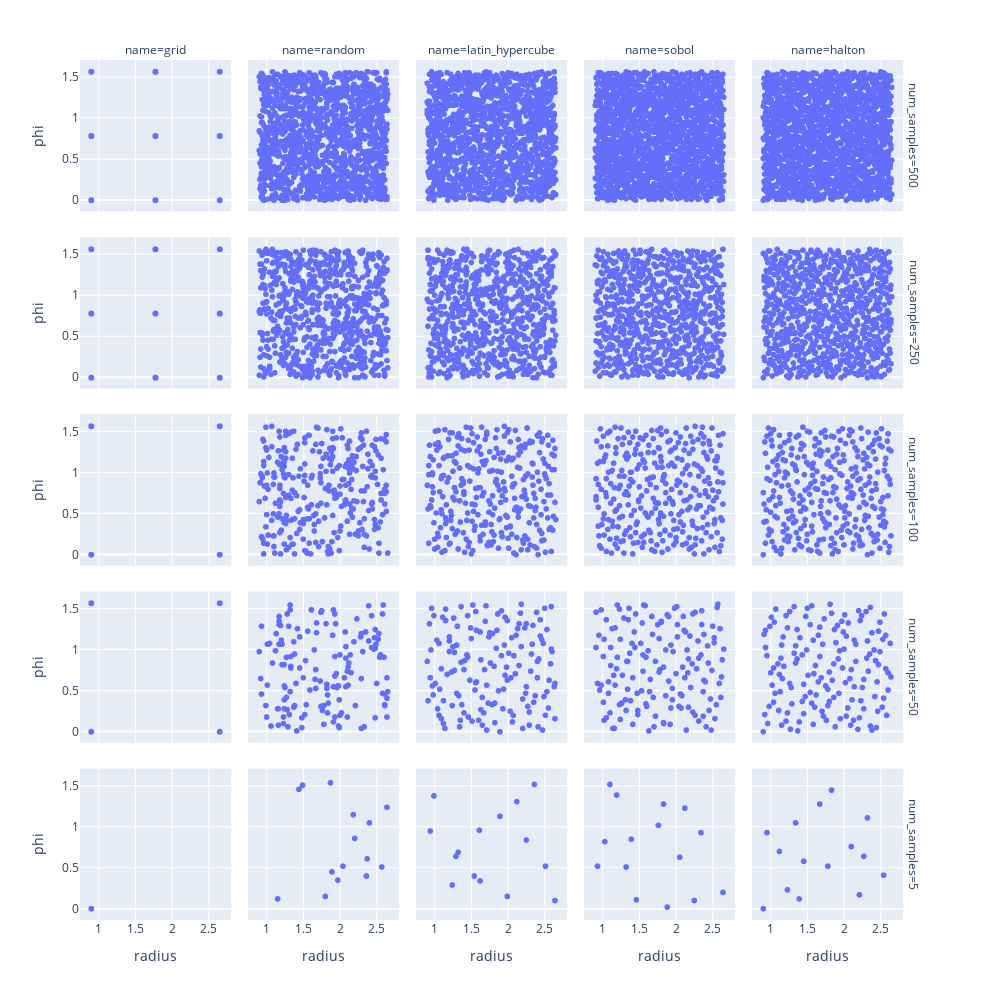

The code cell stored with this chart in its notebook:
### Code cell
fig = px.scatter(
    compare_df,
    x="radius",
    y="phi",
    facet_row="num_samples",
    facet_col="name",
    width=1000,
    height=1000,
)
fig.show()

### Figure 1 — Plotly figure (JSON) as saved in the notebook; plotly's stock layout.template omitted (floating-point values rounded to 4 significant figures; data arrays with more than 128 entries replaced by an {"elided": "..."} marker saying what was removed)
{"data": [{"hovertemplate": "num_samples=500<br>name=grid<br>radius=%{x}<br>phi=%{y}<extra></extra>", "legendgroup": "", "marker": {"color": "#636efa", "symbol": "circle"}, "mode": "markers", "name": "", "showlegend": false, "type": "scattergl", "x": {"elided": "486 float values"}, "xaxis": "x21", "y": {"elided": "486 float values"}, "yaxis": "y21"}, {"hovertemplate": "num_samples=500<br>name=random<br>radius=%{x}<br>phi=%{y}<extra></extra>", "legendgroup": "", "marker": {"color": "#636efa", "symbol": "circle"}, "mode": "markers", "name": "", "showlegend": false, "type": "scattergl", "x": {"elided": "1500 float values"}, "xaxis": "x22", "y": {"elided": "1500 float values"}, "yaxis": "y22"}, {"hovertemplate": "num_samples=500<br>name=latin_hypercube<br>radius=%{x}<br>phi=%{y}<extra></extra>", "legendgroup": "", "marker": {"color": "#636efa", "symbol": "circle"}, "mode": "markers", "name": "", "showlegend": false, "type": "scattergl", "x": {"elided": "1500 float values"}, "xaxis": "x23", "y": {"elided": "1500 float values"}, "yaxis": "y23"}, {"hovertemplate": "num_samples=500<br>name=sobol<br>radius=%{x}<br>phi=%{y}<extra></extra>", "legendgroup": "", "marker": {"color": "#636efa", "symbol": "circle"}, "mode": "markers", "name": "", "showlegend": false, "type": "scattergl", "x": {"elided": "1500 float values"}, "xaxis": "x24", "y": {"elided": "1500 float values"}, "yaxis": "y24"}, {"hovertemplate": "num_samples=500<br>name=halton<br>radius=%{x}<br>phi=%{y}<extra></extra>", "legendgroup": "", "marker": {"color": "#636efa", "symbol": "circle"}, "mode": "markers", "name": "", "showlegend": false, "type": "scattergl", "x": {"elided": "1500 float values"}, "xaxis": "x25", "y": {"elided": "1500 float values"}, "yaxis": "y25"}, {"hovertemplate": "num_samples=250<br>name=grid<br>radius=%{x}<br>phi=%{y}<extra></extra>", "legendgroup": "", "marker": {"color": "#636efa", "symbol": "circle"}, "mode": "markers", "name": "", "showlegend": false, "type": "scattergl", "x": {"elided": "486 float values"}, "xaxis": "x16", "y": {"elided": "486 float values"}, "yaxis": "y16"}, {"hovertemplate": "num_samples=250<br>name=random<br>radius=%{x}<br>phi=%{y}<extra></extra>", "legendgroup": "", "marker": {"color": "#636efa", "symbol": "circle"}, "mode": "markers", "name": "", "showlegend": false, "type": "scattergl", "x": {"elided": "750 float values"}, "xaxis": "x17", "y": {"elided": "750 float values"}, "yaxis": "y17"}, {"hovertemplate": "num_samples=250<br>name=latin_hypercube<br>radius=%{x}<br>phi=%{y}<extra></extra>", "legendgroup": "", "marker": {"color": "#636efa", "symbol": "circle"}, "mode": "markers", "name": "", "showlegend": false, "type": "scattergl", "x": {"elided": "750 float values"}, "xaxis": "x18", "y": {"elided": "750 float values"}, "yaxis": "y18"}, {"hovertemplate": "num_samples=250<br>name=sobol<br>radius=%{x}<br>phi=%{y}<extra></extra>", "legendgroup": "", "marker": {"color": "#636efa", "symbol": "circle"}, "mode": "markers", "name": "", "showlegend": false, "type": "scattergl", "x": {"elided": "750 float values"}, "xaxis": "x19", "y": {"elided": "750 float values"}, "yaxis": "y19"}, {"hovertemplate": "num_samples=250<br>name=halton<br>radius=%{x}<br>phi=%{y}<extra></extra>", "legendgroup": "", "marker": {"color": "#636efa", "symbol": "circle"}, "mode": "markers", "name": "", "showlegend": false, "type": "scattergl", "x": {"elided": "750 float values"}, "xaxis": "x20", "y": {"elided": "750 float values"}, "yaxis": "y20"}, {"hovertemplate": "num_samples=100<br>name=grid<br>radius=%{x}<br>phi=%{y}<extra></extra>", "legendgroup": "", "marker": {"color": "#636efa", "symbol": "circle"}, "mode": "markers", "name": "", "showlegend": false, "type": "scattergl", "x": [0.9, 0.9, 0.9, 0.9, 2.65, 2.65, 2.65, 2.65, 0.9, 0.9, 0.9, 0.9, 2.65, 2.65, 2.65, 2.65, 0.9, 0.9, 0.9, 0.9, 2.65, 2.65, 2.65, 2.65, 0.9, 0.9, 0.9, 0.9, 2.65, 2.65, 2.65, 2.65, 0.9, 0.9, 0.9, 0.9, 2.65, 2.65, 2.65, 2.65, 0.9, 0.9, 0.9, 0.9, 2.65, 2.65, 2.65, 2.65, 0.9, 0.9, 0.9, 0.9, 2.65, 2.65, 2.65, 2.65, 0.9, 0.9, 0.9, 0.9, 2.65, 2.65, 2.65, 2.65], "xaxis": "x11", "y": [0, 0, 0, 0, 0, 0, 0, 0, 1.571, 1.571, 1.571, 1.571, 1.571, 1.571, 1.571, 1.571, 0, 0, 0, 0, 0, 0, 0, 0, 1.571, 1.571, 1.571, 1.571, 1.571, 1.571, 1.571, 1.571, 0, 0, 0, 0, 0, 0, 0, 0, 1.571, 1.571, 1.571, 1.571, 1.571, 1.571, 1.571, 1.571, 0, 0, 0, 0, 0, 0, 0, 0, 1.571, 1.571, 1.571, 1.571, 1.571, 1.571, 1.571, 1.571], "yaxis": "y11"}, {"hovertemplate": "num_samples=100<br>name=random<br>radius=%{x}<br>phi=%{y}<extra></extra>", "legendgroup": "", "marker": {"color": "#636efa", "symbol": "circle"}, "mode": "markers", "name": "", "showlegend": false, "type": "scattergl", "x": {"elided": "300 float values"}, "xaxis": "x12", "y": {"elided": "300 float values"}, "yaxis": "y12"}, {"hovertemplate": "num_samples=100<br>name=latin_hypercube<br>radius=%{x}<br>phi=%{y}<extra></extra>", "legendgroup": "", "marker": {"color": "#636efa", "symbol": "circle"}, "mode": "markers", "name": "", "showlegend": false, "type": "scattergl", "x": {"elided": "300 float values"}, "xaxis": "x13", "y": {"elided": "300 float values"}, "yaxis": "y13"}, {"hovertemplate": "num_samples=100<br>name=sobol<br>radius=%{x}<br>phi=%{y}<extra></extra>", "legendgroup": "", "marker": {"color": "#636efa", "symbol": "circle"}, "mode": "markers", "name": "", "showlegend": false, "type": "scattergl", "x": {"elided": "300 float values"}, "xaxis": "x14", "y": {"elided": "300 float values"}, "yaxis": "y14"}, {"hovertemplate": "num_samples=100<br>name=halton<br>radius=%{x}<br>phi=%{y}<extra></extra>", "legendgroup": "", "marker": {"color": "#636efa", "symbol": "circle"}, "mode": "markers", "name": "", "showlegend": false, "type": "scattergl", "x": {"elided": "300 float values"}, "xaxis": "x15", "y": {"elided": "300 float values"}, "yaxis": "y15"}, {"hovertemplate": "num_samples=50<br>name=grid<br>radius=%{x}<br>phi=%{y}<extra></extra>", "legendgroup": "", "marker": {"color": "#636efa", "symbol": "circle"}, "mode": "markers", "name": "", "showlegend": false, "type": "scattergl", "x": [0.9, 0.9, 0.9, 0.9, 2.65, 2.65, 2.65, 2.65, 0.9, 0.9, 0.9, 0.9, 2.65, 2.65, 2.65, 2.65, 0.9, 0.9, 0.9, 0.9, 2.65, 2.65, 2.65, 2.65, 0.9, 0.9, 0.9, 0.9, 2.65, 2.65, 2.65, 2.65, 0.9, 0.9, 0.9, 0.9, 2.65, 2.65, 2.65, 2.65, 0.9, 0.9, 0.9, 0.9, 2.65, 2.65, 2.65, 2.65, 0.9, 0.9, 0.9, 0.9, 2.65, 2.65, 2.65, 2.65, 0.9, 0.9, 0.9, 0.9, 2.65, 2.65, 2.65, 2.65], "xaxis": "x6", "y": [0, 0, 0, 0, 0, 0, 0, 0, 1.571, 1.571, 1.571, 1.571, 1.571, 1.571, 1.571, 1.571, 0, 0, 0, 0, 0, 0, 0, 0, 1.571, 1.571, 1.571, 1.571, 1.571, 1.571, 1.571, 1.571, 0, 0, 0, 0, 0, 0, 0, 0, 1.571, 1.571, 1.571, 1.571, 1.571, 1.571, 1.571, 1.571, 0, 0, 0, 0, 0, 0, 0, 0, 1.571, 1.571, 1.571, 1.571, 1.571, 1.571, 1.571, 1.571], "yaxis": "y6"}, {"hovertemplate": "num_samples=50<br>name=random<br>radius=%{x}<br>phi=%{y}<extra></extra>", "legendgroup": "", "marker": {"color": "#636efa", "symbol": "circle"}, "mode": "markers", "name": "", "showlegend": false, "type": "scattergl", "x": {"elided": "150 float values"}, "xaxis": "x7", "y": {"elided": "150 float values"}, "yaxis": "y7"}, {"hovertemplate": "num_samples=50<br>name=latin_hypercube<br>radius=%{x}<br>phi=%{y}<extra></extra>", "legendgroup": "", "marker": {"color": "#636efa", "symbol": "circle"}, "mode": "markers", "name": "", "showlegend": false, "type": "scattergl", "x": {"elided": "150 float values"}, "xaxis": "x8", "y": {"elided": "150 float values"}, "yaxis": "y8"}, {"hovertemplate": "num_samples=50<br>name=sobol<br>radius=%{x}<br>phi=%{y}<extra></extra>", "legendgroup": "", "marker": {"color": "#636efa", "symbol": "circle"}, "mode": "markers", "name": "", "showlegend": false, "type": "scattergl", "x": {"elided": "150 float values"}, "xaxis": "x9", "y": {"elided": "150 float values"}, "yaxis": "y9"}, {"hovertemplate": "num_samples=50<br>name=halton<br>radius=%{x}<br>phi=%{y}<extra></extra>", "legendgroup": "", "marker": {"color": "#636efa", "symbol": "circle"}, "mode": "markers", "name": "", "showlegend": false, "type": "scattergl", "x": {"elided": "150 float values"}, "xaxis": "x10", "y": {"elided": "150 float values"}, "yaxis": "y10"}, {"hovertemplate": "num_samples=5<br>name=grid<br>radius=%{x}<br>phi=%{y}<extra></extra>", "legendgroup": "", "marker": {"color": "#636efa", "symbol": "circle"}, "mode": "markers", "name": "", "showlegend": false, "type": "scattergl", "x": [0.9, 0.9], "xaxis": "x", "y": [0, 0], "yaxis": "y"}, {"hovertemplate": "num_samples=5<br>name=random<br>radius=%{x}<br>phi=%{y}<extra></extra>", "legendgroup": "", "marker": {"color": "#636efa", "symbol": "circle"}, "mode": "markers", "name": "", "showlegend": false, "type": "scattergl", "x": [2.37, 1.97, 1.87, 1.8, 1.49, 2.04, 2.36, 1.89, 1.44, 2.18, 2.2, 2.57, 2.4, 1.15, 2.64], "xaxis": "x2", "y": [0.61, 0.35, 1.54, 0.15, 1.51, 0.52, 0.4, 0.45, 1.46, 1.15, 0.86, 0.51, 1.05, 0.12, 1.24], "yaxis": "y2"}, {"hovertemplate": "num_samples=5<br>name=latin_hypercube<br>radius=%{x}<br>phi=%{y}<extra></extra>", "legendgroup": "", "marker": {"color": "#636efa", "symbol": "circle"}, "mode": "markers", "name": "", "showlegend": false, "type": "scattergl", "x": [1.62, 2.64, 1.32, 0.94, 2.12, 0.99, 1.89, 2.51, 1.24, 2.36, 1.29, 1.99, 1.54, 1.61, 2.25], "xaxis": "x3", "y": [0.34, 0.1, 0.69, 0.95, 1.31, 1.38, 1.13, 0.52, 0.29, 1.52, 0.64, 0.15, 0.4, 0.96, 0.84], "yaxis": "y3"}, {"hovertemplate": "num_samples=5<br>name=sobol<br>radius=%{x}<br>phi=%{y}<extra></extra>", "legendgroup": "", "marker": {"color": "#636efa", "symbol": "circle"}, "mode": "markers", "name": "", "showlegend": false, "type": "scattergl", "x": [1.39, 2.25, 2.12, 1.32, 1.1, 1.19, 2.05, 2.34, 1.46, 1.76, 2.64, 1.83, 0.93, 1.03, 1.88], "xaxis": "x4", "y": [0.85, 0.1, 1.23, 0.51, 1.52, 1.39, 0.63, 0.93, 0.11, 1.02, 0.2, 1.28, 0.52, 0.82, 0.02], "yaxis": "y4"}, {"hovertemplate": "num_samples=5<br>name=halton<br>radius=%{x}<br>phi=%{y}<extra></extra>", "legendgroup": "", "marker": {"color": "#636efa", "symbol": "circle"}, "mode": "markers", "name": "", "showlegend": false, "type": "scattergl", "x": [0.9, 1.78, 1.34, 2.21, 1.12, 1.45, 2.32, 1.23, 2.1, 1.67, 2.54, 0.95, 1.83, 1.39, 2.27], "xaxis": "x5", "y": [0, 0.52, 1.05, 0.17, 0.7, 0.58, 1.11, 0.23, 0.76, 1.28, 0.41, 0.93, 1.45, 0.12, 0.64], "yaxis": "y5"}], "layout": {"annotations": [{"font": {}, "showarrow": false, "text": "name=grid", "x": 0.09, "xanchor": "center", "xref": "paper", "y": 1, "yanchor": "bottom", "yref": "paper"}, {"font": {}, "showarrow": false, "text": "name=random", "x": 0.29, "xanchor": "center", "xref": "paper", "y": 1, "yanchor": "bottom", "yref": "paper"}, {"font": {}, "showarrow": false, "text": "name=latin_hypercube", "x": 0.49, "xanchor": "center", "xref": "paper", "y": 1, "yanchor": "bottom", "yref": "paper"}, {"font": {}, "showarrow": false, "text": "name=sobol", "x": 0.69, "xanchor": "center", "xref": "paper", "y": 1, "yanchor": "bottom", "yref": "paper"}, {"font": {}, "showarrow": false, "text": "name=halton", "x": 0.89, "xanchor": "center", "xref": "paper", "y": 1, "yanchor": "bottom", "yref": "paper"}, {"font": {}, "showarrow": false, "text": "num_samples=5", "textangle": 90, "x": 0.98, "xanchor": "left", "xref": "paper", "y": 0.088, "yanchor": "middle", "yref": "paper"}, {"font": {}, "showarrow": false, "text": "num_samples=50", "textangle": 90, "x": 0.98, "xanchor": "left", "xref": "paper", "y": 0.294, "yanchor": "middle", "yref": "paper"}, {"font": {}, "showarrow": false, "text": "num_samples=100", "textangle": 90, "x": 0.98, "xanchor": "left", "xref": "paper", "y": 0.5, "yanchor": "middle", "yref": "paper"}, {"font": {}, "showarrow": false, "text": "num_samples=250", "textangle": 90, "x": 0.98, "xanchor": "left", "xref": "paper", "y": 0.706, "yanchor": "middle", "yref": "paper"}, {"font": {}, "showarrow": false, "text": "num_samples=500", "textangle": 90, "x": 0.98, "xanchor": "left", "xref": "paper", "y": 0.912, "yanchor": "middle", "yref": "paper"}], "height": 1000, "legend": {"tracegroupgap": 0}, "margin": {"t": 60}, "width": 1000, "xaxis": {"anchor": "y", "autorange": true, "domain": [0, 0.18], "range": [0.7461, 2.804], "title": {"text": "radius"}, "type": "linear"}, "xaxis10": {"anchor": "y10", "autorange": true, "domain": [0.8, 0.98], "matches": "x", "range": [0.7461, 2.804], "showticklabels": false, "type": "linear"}, "xaxis11": {"anchor": "y11", "autorange": true, "domain": [0, 0.18], "matches": "x", "range": [0.7461, 2.804], "showticklabels": false, "type": "linear"}, "xaxis12": {"anchor": "y12", "autorange": true, "domain": [0.2, 0.38], "matches": "x", "range": [0.7461, 2.804], "showticklabels": false, "type": "linear"}, "xaxis13": {"anchor": "y13", "autorange": true, "domain": [0.4, 0.58], "matches": "x", "range": [0.7461, 2.804], "showticklabels": false, "type": "linear"}, "xaxis14": {"anchor": "y14", "autorange": true, "domain": [0.6, 0.78], "matches": "x", "range": [0.7461, 2.804], "showticklabels": false, "type": "linear"}, "xaxis15": {"anchor": "y15", "autorange": true, "domain": [0.8, 0.98], "matches": "x", "range": [0.7461, 2.804], "showticklabels": false, "type": "linear"}, "xaxis16": {"anchor": "y16", "autorange": true, "domain": [0, 0.18], "matches": "x", "range": [0.7461, 2.804], "showticklabels": false, "type": "linear"}, "xaxis17": {"anchor": "y17", "autorange": true, "domain": [0.2, 0.38], "matches": "x", "range": [0.7461, 2.804], "showticklabels": false, "type": "linear"}, "xaxis18": {"anchor": "y18", "autorange": true, "domain": [0.4, 0.58], "matches": "x", "range": [0.7461, 2.804], "showticklabels": false, "type": "linear"}, "xaxis19": {"anchor": "y19", "autorange": true, "domain": [0.6, 0.78], "matches": "x", "range": [0.7461, 2.804], "showticklabels": false, "type": "linear"}, "xaxis2": {"anchor": "y2", "autorange": true, "domain": [0.2, 0.38], "matches": "x", "range": [0.7461, 2.804], "title": {"text": "radius"}, "type": "linear"}, "xaxis20": {"anchor": "y20", "autorange": true, "domain": [0.8, 0.98], "matches": "x", "range": [0.7461, 2.804], "showticklabels": false, "type": "linear"}, "xaxis21": {"anchor": "y21", "autorange": true, "domain": [0, 0.18], "matches": "x", "range": [0.7461, 2.804], "showticklabels": false, "type": "linear"}, "xaxis22": {"anchor": "y22", "autorange": true, "domain": [0.2, 0.38], "matches": "x", "range": [0.7461, 2.804], "showticklabels": false, "type": "linear"}, "xaxis23": {"anchor": "y23", "autorange": true, "domain": [0.4, 0.58], "matches": "x", "range": [0.7461, 2.804], "showticklabels": false, "type": "linear"}, "xaxis24": {"anchor": "y24", "autorange": true, "domain": [0.6, 0.78], "matches": "x", "range": [0.7461, 2.804], "showticklabels": false, "type": "linear"}, "xaxis25": {"anchor": "y25", "autorange": true, "domain": [0.8, 0.98], "matches": "x", "range": [0.7461, 2.804], "showticklabels": false, "type": "linear"}, "xaxis3": {"anchor": "y3", "autorange": true, "domain": [0.4, 0.58], "matches": "x", "range": [0.7461, 2.804], "title": {"text": "radius"}, "type": "linear"}, "xaxis4": {"anchor": "y4", "autorange": true, "domain": [0.6, 0.78], "matches": "x", "range": [0.7461, 2.804], "title": {"text": "radius"}, "type": "linear"}, "xaxis5": {"anchor": "y5", "autorange": true, "domain": [0.8, 0.98], "matches": "x", "range": [0.7461, 2.804], "title": {"text": "radius"}, "type": "linear"}, "xaxis6": {"anchor": "y6", "autorange": true, "domain": [0, 0.18], "matches": "x", "range": [0.7461, 2.804], "showticklabels": false, "type": "linear"}, "xaxis7": {"anchor": "y7", "autorange": true, "domain": [0.2, 0.38], "matches": "x", "range": [0.7461, 2.804], "showticklabels": false, "type": "linear"}, "xaxis8": {"anchor": "y8", "autorange": true, "domain": [0.4, 0.58], "matches": "x", "range": [0.7461, 2.804], "showticklabels": false, "type": "linear"}, "xaxis9": {"anchor": "y9", "autorange": true, "domain": [0.6, 0.78], "matches": "x", "range": [0.7461, 2.804], "showticklabels": false, "type": "linear"}, "yaxis": {"anchor": "x", "autorange": true, "domain": [0, 0.176], "range": [-0.1381, 1.709], "title": {"text": "phi"}, "type": "linear"}, "yaxis10": {"anchor": "x10", "autorange": true, "domain": [0.206, 0.382], "matches": "y", "range": [-0.1381, 1.709], "showticklabels": false, "type": "linear"}, "yaxis11": {"anchor": "x11", "autorange": true, "domain": [0.412, 0.588], "matches": "y", "range": [-0.1381, 1.709], "title": {"text": "phi"}, "type": "linear"}, "yaxis12": {"anchor": "x12", "autorange": true, "domain": [0.412, 0.588], "matches": "y", "range": [-0.1381, 1.709], "showticklabels": false, "type": "linear"}, "yaxis13": {"anchor": "x13", "autorange": true, "domain": [0.412, 0.588], "matches": "y", "range": [-0.1381, 1.709], "showticklabels": false, "type": "linear"}, "yaxis14": {"anchor": "x14", "autorange": true, "domain": [0.412, 0.588], "matches": "y", "range": [-0.1381, 1.709], "showticklabels": false, "type": "linear"}, "yaxis15": {"anchor": "x15", "autorange": true, "domain": [0.412, 0.588], "matches": "y", "range": [-0.1381, 1.709], "showticklabels": false, "type": "linear"}, "yaxis16": {"anchor": "x16", "autorange": true, "domain": [0.618, 0.794], "matches": "y", "range": [-0.1381, 1.709], "title": {"text": "phi"}, "type": "linear"}, "yaxis17": {"anchor": "x17", "autorange": true, "domain": [0.618, 0.794], "matches": "y", "range": [-0.1381, 1.709], "showticklabels": false, "type": "linear"}, "yaxis18": {"anchor": "x18", "autorange": true, "domain": [0.618, 0.794], "matches": "y", "range": [-0.1381, 1.709], "showticklabels": false, "type": "linear"}, "yaxis19": {"anchor": "x19", "autorange": true, "domain": [0.618, 0.794], "matches": "y", "range": [-0.1381, 1.709], "showticklabels": false, "type": "linear"}, "yaxis2": {"anchor": "x2", "autorange": true, "domain": [0, 0.176], "matches": "y", "range": [-0.1381, 1.709], "showticklabels": false, "type": "linear"}, "yaxis20": {"anchor": "x20", "autorange": true, "domain": [0.618, 0.794], "matches": "y", "range": [-0.1381, 1.709], "showticklabels": false, "type": "linear"}, "yaxis21": {"anchor": "x21", "autorange": true, "domain": [0.824, 1], "matches": "y", "range": [-0.1381, 1.709], "title": {"text": "phi"}, "type": "linear"}, "yaxis22": {"anchor": "x22", "autorange": true, "domain": [0.824, 1], "matches": "y", "range": [-0.1381, 1.709], "showticklabels": false, "type": "linear"}, "yaxis23": {"anchor": "x23", "autorange": true, "domain": [0.824, 1], "matches": "y", "range": [-0.1381, 1.709], "showticklabels": false, "type": "linear"}, "yaxis24": {"anchor": "x24", "autorange": true, "domain": [0.824, 1], "matches": "y", "range": [-0.1381, 1.709], "showticklabels": false, "type": "linear"}, "yaxis25": {"anchor": "x25", "autorange": true, "domain": [0.824, 1], "matches": "y", "range": [-0.1381, 1.709], "showticklabels": false, "type": "linear"}, "yaxis3": {"anchor": "x3", "autorange": true, "domain": [0, 0.176], "matches": "y", "range": [-0.1381, 1.709], "showticklabels": false, "type": "linear"}, "yaxis4": {"anchor": "x4", "autorange": true, "domain": [0, 0.176], "matches": "y", "range": [-0.1381, 1.709], "showticklabels": false, "type": "linear"}, "yaxis5": {"anchor": "x5", "autorange": true, "domain": [0, 0.176], "matches": "y", "range": [-0.1381, 1.709], "showticklabels": false, "type": "linear"}, "yaxis6": {"anchor": "x6", "autorange": true, "domain": [0.206, 0.382], "matches": "y", "range": [-0.1381, 1.709], "title": {"text": "phi"}, "type": "linear"}, "yaxis7": {"anchor": "x7", "autorange": true, "domain": [0.206, 0.382], "matches": "y", "range": [-0.1381, 1.709], "showticklabels": false, "type": "linear"}, "yaxis8": {"anchor": "x8", "autorange": true, "domain": [0.206, 0.382], "matches": "y", "range": [-0.1381, 1.709], "showticklabels": false, "type": "linear"}, "yaxis9": {"anchor": "x9", "autorange": true, "domain": [0.206, 0.382], "matches": "y", "range": [-0.1381, 1.709], "showticklabels": false, "type": "linear"}}}
